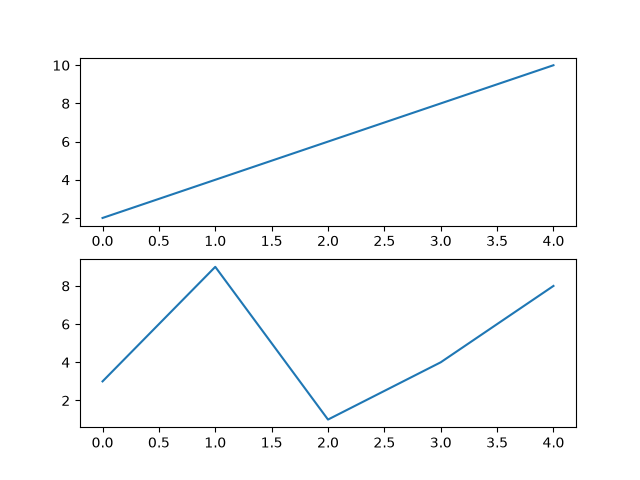

This figure's Python source:
# On top of each other

import matplotlib.pyplot as plt

y = [2, 4, 6, 8, 10]
plt.subplot(2, 1, 1)
# The figure has 2 row, 1 columns, and this plot is the first plot.
plt.plot(y)

y = [3, 9, 1, 4 , 8]
plt.subplot(2, 1, 2)
# The figure has 2 row, 1 columns, and this plot is the second plot.
plt.plot(y)

plt.savefig("02_top.png")
